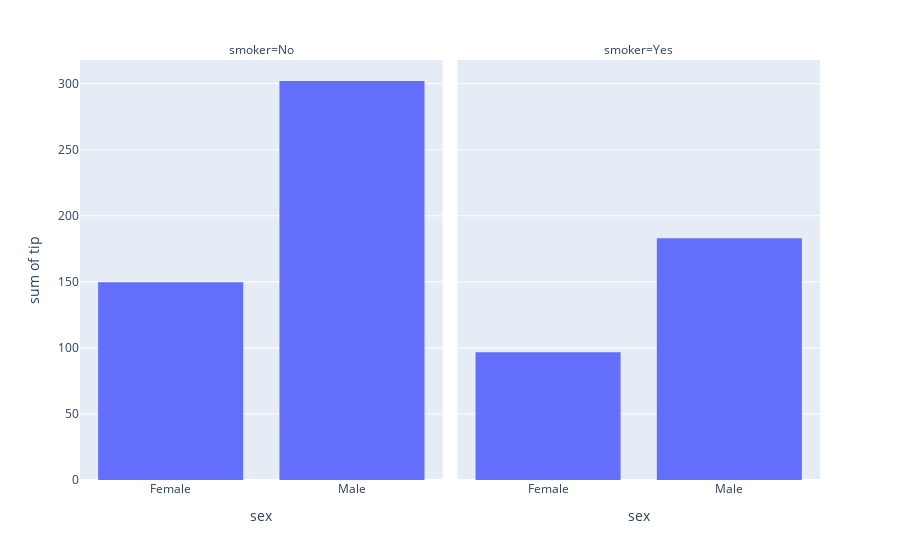

The notebook cell saved with this chart:
### Code cell
import plotly.express as px
df = px.data.tips()

fig = px.histogram(df, x="sex", y="tip", histfunc='sum', facet_col='smoker')
fig.show()

### Figure 1 — Plotly figure (JSON) as saved in the notebook; plotly's stock layout.template omitted (floating-point values rounded to 4 significant figures; data arrays with more than 128 entries replaced by an {"elided": "..."} marker saying what was removed)
{"data": [{"alignmentgroup": "True", "bingroup": "x", "histfunc": "sum", "hoverlabel": {"namelength": 0}, "hovertemplate": "smoker=No<br>sex=%{x}<br>sum of tip=%{y}", "legendgroup": "", "marker": {"color": "#636efa"}, "name": "", "offsetgroup": "", "orientation": "v", "showlegend": false, "type": "histogram", "x": {"elided": "151 str values"}, "xaxis": "x", "y": {"elided": "151 float values"}, "yaxis": "y"}, {"alignmentgroup": "True", "bingroup": "x", "histfunc": "sum", "hoverlabel": {"namelength": 0}, "hovertemplate": "smoker=Yes<br>sex=%{x}<br>sum of tip=%{y}", "legendgroup": "", "marker": {"color": "#636efa"}, "name": "", "offsetgroup": "", "orientation": "v", "showlegend": false, "type": "histogram", "x": ["Male", "Male", "Male", "Male", "Male", "Male", "Female", "Male", "Female", "Female", "Male", "Male", "Male", "Male", "Female", "Female", "Male", "Male", "Male", "Male", "Female", "Female", "Female", "Female", "Male", "Male", "Male", "Female", "Male", "Female", "Female", "Female", "Male", "Male", "Male", "Male", "Male", "Male", "Male", "Male", "Female", "Male", "Male", "Male", "Male", "Male", "Male", "Female", "Male", "Female", "Male", "Male", "Female", "Male", "Male", "Male", "Male", "Female", "Female", "Male", "Male", "Female", "Female", "Female", "Male", "Female", "Male", "Male", "Male", "Female", "Male", "Male", "Female", "Female", "Female", "Male", "Male", "Male", "Female", "Male", "Female", "Male", "Male", "Female", "Female", "Female", "Male", "Male", "Male", "Male", "Male", "Female", "Male"], "xaxis": "x2", "y": [3, 1.76, 3.21, 2, 1.98, 3.76, 1, 2.09, 3.14, 5, 3.08, 3, 5, 3, 1, 4.3, 4.73, 4, 1.5, 3, 2.5, 3, 2.5, 3.48, 1.64, 4.06, 4.29, 4, 2, 3, 1.61, 2, 10, 3.16, 5.15, 3.18, 4, 3.11, 2, 2, 4, 3.55, 3.68, 5.65, 3.5, 6.5, 3, 3.5, 2, 3.5, 4, 1.5, 4.19, 2.56, 2.02, 4, 2, 5, 2, 2, 4, 2.01, 2, 2.5, 4, 3.23, 3.41, 3, 2.03, 2.23, 2, 5.16, 2.5, 6.5, 1.1, 3, 1.5, 1.44, 3.09, 2.2, 3.48, 1.92, 1.58, 2.5, 2, 2.88, 2, 3, 3, 1, 1.17, 2, 2], "yaxis": "y2"}], "layout": {"annotations": [{"font": {}, "showarrow": false, "text": "smoker=No", "x": 0.245, "xanchor": "center", "xref": "paper", "y": 1, "yanchor": "bottom", "yref": "paper"}, {"font": {}, "showarrow": false, "text": "smoker=Yes", "x": 0.755, "xanchor": "center", "xref": "paper", "y": 1, "yanchor": "bottom", "yref": "paper"}], "barmode": "relative", "legend": {"tracegroupgap": 0}, "margin": {"t": 60}, "xaxis": {"anchor": "y", "domain": [0, 0.49], "title": {"text": "sex"}}, "xaxis2": {"anchor": "y2", "domain": [0.51, 1], "matches": "x", "title": {"text": "sex"}}, "yaxis": {"anchor": "x", "domain": [0, 1], "title": {"text": "sum of tip"}}, "yaxis2": {"anchor": "x2", "domain": [0, 1], "matches": "y", "showticklabels": false}}}
